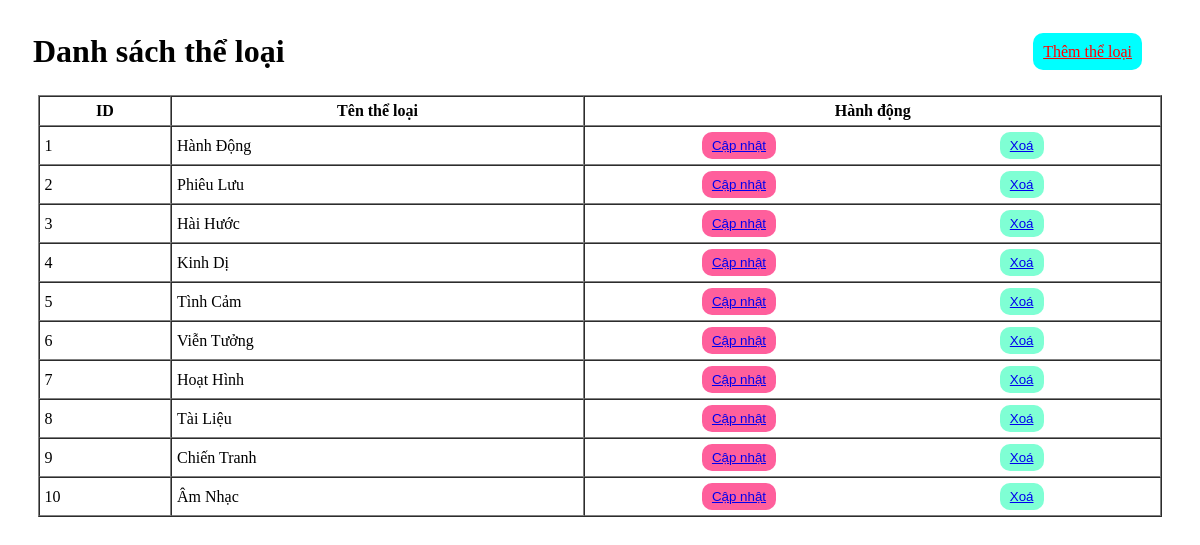
Before: /PHP/B2/theloai.php with the older database file.
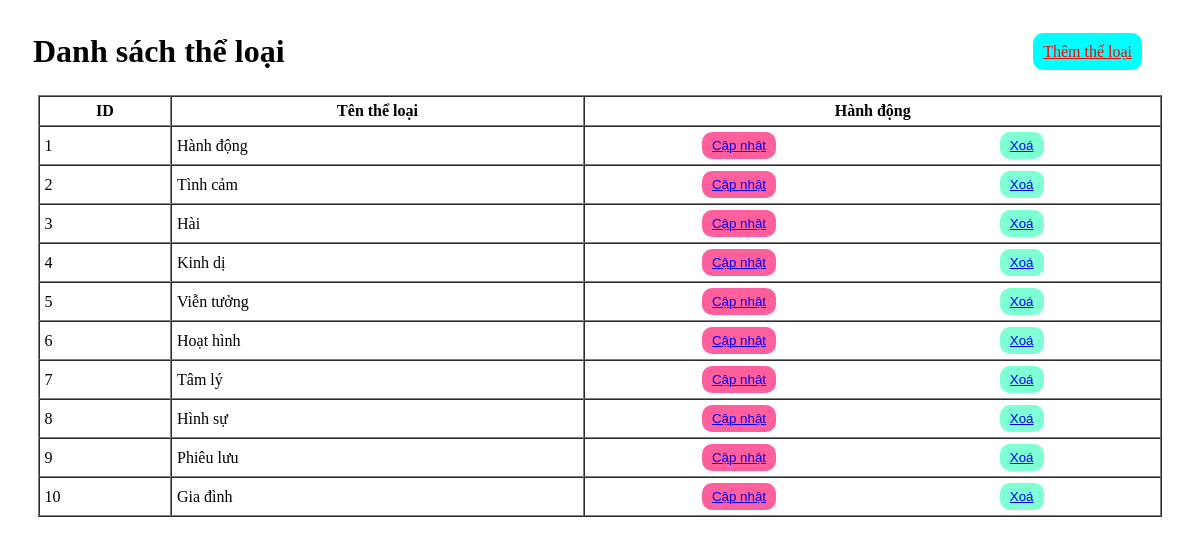
After: the same page with the newer database file.
### tables this page shows
CREATE TABLE IF NOT EXISTS the_loai (
    id INT PRIMARY KEY AUTO_INCREMENT,
    ten_the_loai VARCHAR(50) NOT NULL
);

### PHP/B2/theloai.php (the view, shortened to what this page needs)
<!DOCTYPE html>
<html lang="en">
<head>
</head>
<body>
    <div style="display: flex; justify-content: space-between; align-items: center; ">
    <h1>Danh sách thể loại</h1>
    <div>
        <a class="btn them" href="index.php?page_layout=themtheloai">Thêm thể loại</a>
    </div>
    </div>
    <table border="1" cellspacing="0" cellpadding="5">
        <tr>
            <th>ID</th>
            <th>Tên thể loại</th>
            <th>Hành động</th>
        </tr>
        <?php
        include("connect.php");
        $sql = "SELECT * FROM the_loai";
        $result = mysqli_query($conn, $sql);
        while ($row = mysqli_fetch_array($result)) {
        ?>
        <tr>
            <td><?= $row["id"] ?></td>
            <td><?= $row["ten_the_loai"] ?></td>
            <td class="byt">
                <button class="update"><a href="index.php?page_layout=suatheloai&id=<?= $row['id'] ?>">Cập nhật</a></button>
                <button><a class="xoa" href="delete/xoatheloai.php?id=<?= $row['id'] ?>">Xoá</a></button>
            </td>
        </tr>
        <?php } ?>
    </table>
</body>
</html>

Changed rows visible on the page:
changed the_loai id 1: ten_the_loai "Hành Động" → "Hành động"
changed the_loai id 2: ten_the_loai "Phiêu Lưu" → "Tình cảm"
changed the_loai id 3: ten_the_loai "Hài Hước" → "Hài"
changed the_loai id 4: ten_the_loai "Kinh Dị" → "Kinh dị"
changed the_loai id 5: ten_the_loai "Tình Cảm" → "Viễn tưởng"
changed the_loai id 6: ten_the_loai "Viễn Tưởng" → "Hoạt hình"
changed the_loai id 7: ten_the_loai "Hoạt Hình" → "Tâm lý"
changed the_loai id 8: ten_the_loai "Tài Liệu" → "Hình sự"
changed the_loai id 9: ten_the_loai "Chiến Tranh" → "Phiêu lưu"
changed the_loai id 10: ten_the_loai "Âm Nhạc" → "Gia đình"
